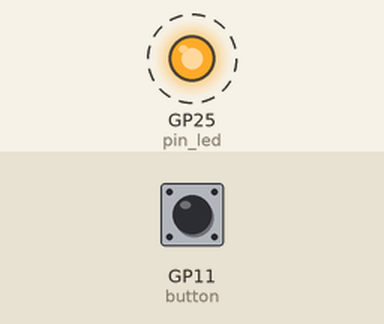
Recording of a program running on a simulated Raspberry Pi Pico running MicroPython. Parts: output pins drawn as LEDs (lit = HIGH). Dashed ring = blinking. The test bench sets the inputs (shaded band); at power-on: GP11 (button) HIGH.

Above: at 0.2 s.
Timing chart, 0 to 3.0 s (numbered marks = the images above):
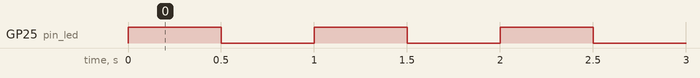

Measured:
- by itself, GP25 (pin_led): alternates HIGH for 0.50 s and LOW for 0.50 s

The program:

switch.py
```python
import machine
from time import sleep


button = machine.Pin(11, machine.Pin.IN, machine.Pin.PULL_UP)
pin_led = machine.Pin(25, machine.Pin.OUT)
x = 0


while True:
    if button.value() == 1:

        for i in range(x):
             x=5
        pin_led.on()
        sleep(0.5)
        pin_led.off()
        sleep(0.5)
    else:
        pin_led.off()

   
```
